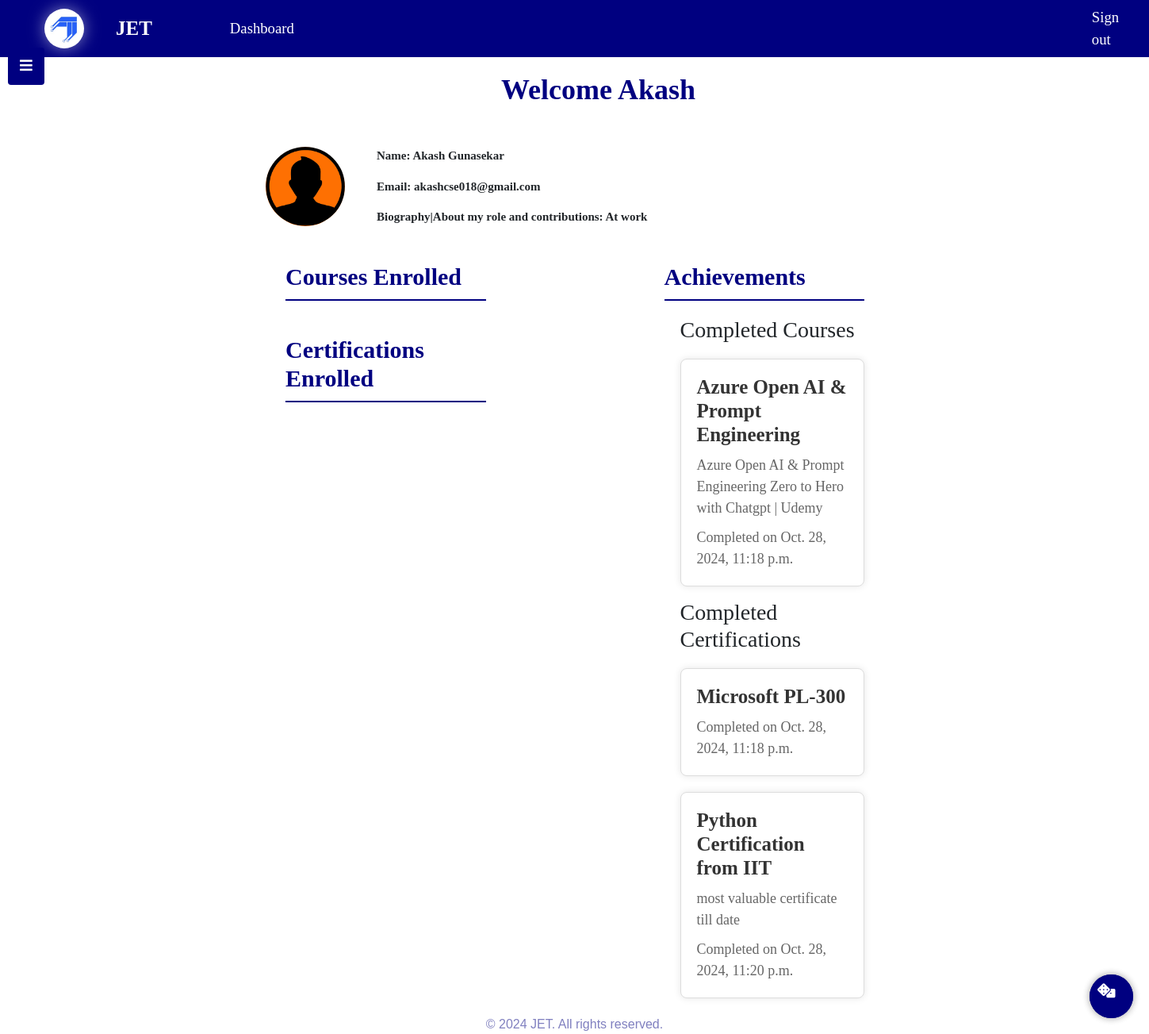
The page /dashboard/ (signed in) on the database its author committed.
### app/models.py (models this page shows, shortened)
class User(AbstractUser, PermissionsMixin):
    username = models.CharField(max_length=50, blank=False, unique=True)
    About = models.CharField(max_length=50, null=True, blank=True)
    profile_picture = models.ImageField(upload_to='profile_pictures/', blank=True, null=True)
    first_name = models.CharField(max_length=25, blank=False)
    last_name = models.CharField(max_length=25, blank=False)
    email = models.EmailField(unique=True)
    emp_id = models.CharField(max_length=10, blank=True)
    designation = models.CharField(max_length=25, blank=True)
    Date_of_birth = models.DateField(null=True, blank=True)
    contact_no = models.CharField(max_length=10, blank=True)
    expertise = models.CharField(max_length=250, blank=True)
    certifications = models.CharField(max_length=250, blank=True)
    Date_of_joining = models.DateField(null=True, blank=True)
    department = models.CharField(max_length=255, blank=True)
    objects = CustomUserManager()
    USERNAME_FIELD = 'username'
    REQUIRED_FIELDS = []

class UserEnrollment(models.Model):
    user = models.ForeignKey(settings.AUTH_USER_MODEL, on_delete=models.CASCADE)
    course = models.ForeignKey('Course', on_delete=models.CASCADE, null=True, blank=True)
    course_enrolled_at = models.DateTimeField(null=True, blank=True)
    course_completed_at = models.DateTimeField(null=True, blank=True)
    course_progress = models.IntegerField(default=0)
    certification = models.ForeignKey('Certification', on_delete=models.CASCADE, null=True, blank=True)
    certification_enrolled_at = models.DateTimeField(null=True, blank=True)
    certification_completed_at = models.DateTimeField(null=True, blank=True)
    certification_progress = models.IntegerField(default=0)

class Course(models.Model):
    POINTS_CHOICES = [
        ('0', '0'),
        ('1', '1'),
        ('2', '2'),
        ('3', '3'),
        ('4', '4'),
        ('5', '5'),
    ]
    name = models.CharField(max_length=255)
    description = models.TextField(max_length=255, null=True, blank=True)
    created_at = models.DateTimeField(auto_now_add=True)
    updated_at = models.DateTimeField(auto_now=True)
    user = models.ForeignKey(settings.AUTH_USER_MODEL, on_delete=models.CASCADE)
    link = models.URLField(unique=True, blank=False)
    progress = models.PositiveSmallIntegerField(
        default=0,
        validators=[
            MinValueValidator(0),  # Minimum value is 0
            MaxValueValidator(100)    # Maximum value is 5
        ]
    )
    points = models.CharField(max_length=1, choices=POINTS_CHOICES, default='0')

class Certification(models.Model):
    POINTS_CHOICES = [
        ('0', '0'),
        ('1', '1'),
        ('2', '2'),
        ('3', '3'),
        ('4', '4'),
        ('5', '5'),
    ]
    name = models.CharField(max_length=255)
    description = models.TextField(max_length=255, null=True, blank=True)
    created_at = models.DateTimeField(auto_now_add=True)
    updated_at = models.DateTimeField(auto_now=True)
    user = models.ForeignKey(settings.AUTH_USER_MODEL, on_delete=models.CASCADE)
    link = models.URLField(max_length=255)
    progress = models.PositiveSmallIntegerField(
        default=0,
        validators=[
            MinValueValidator(0),
            MaxValueValidator(100)
        ]
    )
    points = models.CharField(max_length=1, choices=POINTS_CHOICES, default='0')

### app/views.py (the view)
# urls.py: path('dashboard/', views.dashboard, name='dashboard'),
@login_required
def dashboard(request, pk=None):
    if pk is None:
        pk = request.user.pk
    user = request.user
    try:
        profile = Profile.objects.get(user=user)
    except Profile.DoesNotExist:
        department = Department.objects.get(id=1)
        profile = Profile(user=user, department=department)
        profile.save()
    print("Profile retrieved:", profile)
    enrolled_courses = UserEnrollment.objects.filter(user=user, course__isnull=False)
    user_certifications = UserEnrollment.objects.filter(user=user, certification__isnull=False)
    course_progress_bars = []
    certification_progress_bars = []
    for course in enrolled_courses:
        progress = course.course_progress
        if progress is None:
            progress = 0
        course_progress_bars.append({
            'course': course.course,
            'progress': progress,
            'completed': course.course_completed_at is not None
        })
    for certification in user_certifications:
        progress = certification.certification_progress
        if progress is None:
            progress = 0
        certification_progress_bars.append({
            'certification': certification.certification,
            'progress': progress,
            'completed': certification.certification_completed_at is not None
        })
    dashboard_data = {
        'user': user,
        'profile': profile,
        'enrolled_courses': enrolled_courses,
        'user_certifications': user_certifications,
        'course_progress_bars': course_progress_bars,
        'certification_progress_bars': certification_progress_bars
    }
    return render(request, 'dashboard.html', dashboard_data)

### app/models.py (called while the page is built)
    def __str__(self):
        if self.department:
            return f"{self.user.username} - {self.department.name}"
        else:
            return f"{self.user.username} - No department assigned"

### templates/dashboard.html (shortened to what this page needs)
{% extends 'base.html' %}
{% load static %}
{% block content %}
<div class="container-fluid" style="width: 100%; padding: 0; margin: 0; font-family: 'Times New Roman', Times, serif;">
  <div class="col-md-12">
      <h1 class="aim" style="margin-top:20px;margin-left: 100px;">Welcome {{ user.username }}</h1>
  <div class="main-content" style="width: 1000px; margin-left: 150px; padding: 0; margin-top: 0;">
    <div class="row">
      <div class="profile-picture" style="margin-right: 90px; margin-top: 30px; margin-bottom: 30px; padding-left: 170px; width: 120px;">
        <img src="{% if user.profile.profile_picture %}{{ user.profile.profile_picture.url }}{% else %}{% static 'home/default-img.jpg' %}{% endif %}" alt="Profile Picture" style="width: 100px; height: 100px; border-radius: 50%; object-fit: cover;">
      </div>
      <div class="user-info" style="margin-right: 100px;margin-top: 30px;margin-bottom: 30px;">
        <p style="font-size: 15px;font-weight: 700;padding-left: 50px;">Name: {{ user.first_name }} {{ user.last_name }}</p>
        <p style="font-size: 15px;font-weight: 700;padding-left: 50px;">Email: {{ user.email }}</p>
        <p style="font-size: 15px;font-weight: 700;padding-left: 50px;">Biography|About my role and contributions: {{ user.About }}</p>
      </div>
      </div>
      <div class="main-content col-md-12" style="margin-left: 0px; padding: 0; margin-top: 0;">
                  <div class="row" style="margin-right: 60px;">
                      <div class="col-md-6">
                          <div class="container course-container">
                              <h2 class="section-title">Courses Enrolled</h2>
                          </div>
                          <div class="container certification-container my-4">
                              <h2 class="section-title">Certifications Enrolled</h2>
                          </div>
                      </div>
                      <div class="col-md-6">
                          <div class="container completed-achievements-container">
                              <h2 class="section-title">Achievements</h2>
                              <div class="row"  style="margin-left: 5px;">
                                  <div class="col-md-12">
                                      <h3>Completed Courses</h3>
                                      {% if enrolled_courses %}
                                          {% for course in enrolled_courses %}
                                              {% if course.course_completed_at %}
                                                  <div class="card mb-3">
                                                      <div class="card-body">
                                                          <h5 class="card-title">{{ course.course.name }}</h5>
                                                          <p class="card-text">{{ course.course.description }}</p>
                                                          <p class="card-text">Completed on {{ course.course_completed_at }}</p>
                                                      </div>
                                                  </div>
                                              {% endif %}
                                          {% endfor %}
                                      {% else %}
                                          <p class="card-text"  style="margin-left: 3px;">No completed courses.</p>
                                      {% endif %}
                                  </div>
                                  <div class="col-md-12">
                                      <h3>Completed Certifications</h3>
                                      {% if user_certifications %}
                                          {% for certification in user_certifications %}
                                              {% if certification.certification_completed_at %}
                                                  <div class="card mb-3">
                                                      <div class="card-body">
                                                          <h5 class="card-title">{{ certification.certification.name }}</h5>
                                                          <p class="card-text">{{ certification.certification.description }}</p>
                                                          <p class="card-text">Completed on {{ certification.certification_completed_at }}</p>
                                                      </div>
                                                  </div>
                                              {% endif %}
                                          {% endfor %}
                                      {% else %}
                                          <p class="card-text"  style="margin-left: 3px;">No completed certifications.</p>
                                      {% endif %}
                                  </div>
                              </div>
                          </div>
                      </div>
                  </div>
              </div>
          </div>
      </div>
      <button type="button" class="btn btn-link" id="sidebar-toggle" style="position: fixed; top: 60px; left: 10px; z-index: 1000; font-size: 18px; padding: 10px 15px; border: none; background-color: navy; color: #fff; cursor: pointer;">
        <i class="fas fa-bars" style="font-size: 18px;"></i>
      </button>
      <div class="floating-button">
        <i class="fas fa-dice"></i>
      </div>
      {% endblock %}

### Static/css/master.css (style rules this page uses)
* { box-sizing: border-box; margin: 0; padding: 0; }
body { font-family: Arial, sans-serif; background-color:white; background-image: none; }
body h1 { color: navy!important; font-size: large; }
.main-content { flex: 1; }

### templates/dashboard.html (style rules this page uses)
.card { width: 100%; margin: 20px auto; background-color: #fff; border: 1px solid #ddd; border-radius: 10px; box-shadow: 0 0 10px rgba(0, 0, 0, 0.1); }
.card-body { padding: 20px; }
.card-title { font-size: 25px; font-weight: 700; margin-bottom: 10px; color: #333; }
.card-text { font-size: 18px; margin-bottom: 10px; color: #666; }
.profile-picture { margin-right: 30px; }
.profile-picture img { width: 120px; height: 120px; border-radius: 50%; object-fit: cover; }
.container-fluid { padding: 20px; }
.profile-picture img { width: 100%; height: 100%; object-fit: cover; }
.user-info { flex: 1; }
.container { max-width: 800px; margin: 0 auto; padding-left: 180px; }
.section-title { font-size: 30px; font-weight: 900; color: navy; margin-bottom: 20px; border-bottom: 2px solid navy; padding-bottom: 10px; }
.card { border-radius: 8px; }
.aim { font-size: 36px; margin-bottom: 20px; text-align: center; font-weight: 700; margin-right: 40px; margin-top: 50px; }
.floating-button { position: fixed; bottom: 20px; right: 20px; background-color: navy; border-radius: 50%; width: 55px; height: 55px; padding: 10px; cursor: pointer; box-shadow: 0 0 10px rgba(0, 0, 0, 0.2); }
.floating-button i { font-size: 18px; color: #FFFFFF; }

### templates/base.html (style rules this page uses)
* { box-sizing: border-box; margin: 0; padding: 0; }
body { overflow-x: hidden; font-family: Arial, sans-serif; background-color: white; background-image: none; }
h1, h4 { color: navy!important; }
h1 { font-size: large; }
.main-content, .main-content-container { flex: 1; }
html { scroll-behavior: smooth; }

### rows shown on the page
User: username "Akash", first_name "Akash", last_name "Gunasekar", email "akashcse018@gmail.com", About "At work"
UserEnrollment: course.name "Azure Open AI & Prompt Engineering", course.description "Azure Open AI & Prompt Engineering Zero to Hero with Chatgpt | Udemy", course_completed_at "Oct. 28, 2024, 11:18 p.m.", certification.name "Microsoft PL-300", certification_completed_at "Oct. 28, 2024, 11:18 p.m."
UserEnrollment: certification.name "Python Certification from IIT", certification.description "most valuable certificate till date", certification_completed_at "Oct. 28, 2024, 11:20 p.m."
